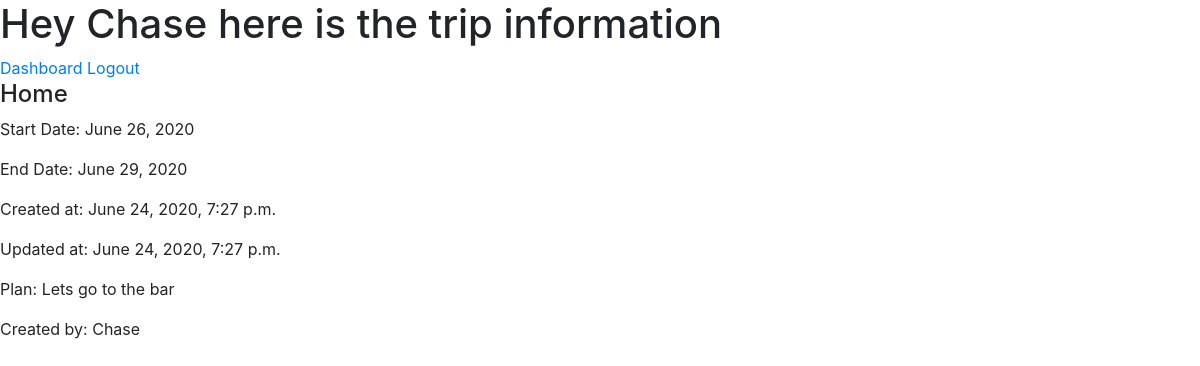
The page /trip_info/2 (signed in) on the database its author committed.
### Main/models.py (models this page shows)
class User(models.Model):
    first_name = models.CharField(max_length=30)
    last_name = models.CharField(max_length=30)
    email = models.CharField(max_length=50)
    password = models.CharField(max_length=100)
    confirmPW = models.CharField(max_length=100)
    objects = UserManager()
    created_at = models.DateTimeField(auto_now_add=True)
    updated_at = models.DateTimeField(auto_now=True)

class Trip(models.Model):
    destination = models.CharField(max_length=64)
    start_date = models.DateField()
    end_date = models.DateField()
    plan = models.TextField()
    createdBy = models.ForeignKey(User, related_name="createdBy", on_delete=models.CASCADE)
    trips = models.ForeignKey(User, null=True, related_name='trips', on_delete=models.CASCADE)
    created_at = models.DateTimeField(auto_now_add=True)
    updated_at = models.DateTimeField(auto_now=True)
    objects = TripManager()

### Main/views.py (the view)
# urls.py: path('trip_info/<int:id>', views.trip_info),
def trip_info(request, id):
    context = {
        'user': User.objects.get(id=request.session['userid']),
        'trip': Trip.objects.get(id=id),
        'trips': Trip.objects.all(),
    }
    return render(request, 'trip_info.html', context)

### Main/templates/trip_info.html (shortened to what this page needs)
<!doctype html>
<html lang="en">
  <head>
    <link rel="stylesheet" href="https://stackpath.bootstrapcdn.com/bootstrap/4.3.1/css/bootstrap.min.css">
  </head>
  <body>
    <h1>Hey {{user.first_name}} here is the trip information</h1>
    <div>
        <a href="/dashboard">Dashboard</a>
        <a href="/logout">Logout</a>
        <h4>{{trip.destination}}</h4>
        <p>Start Date: {{trip.start_date}}</p>
        <p>End Date: {{trip.end_date}}</p>
        <p>Created at: {{trip.created_at}}</p>
        <p>Updated at: {{trip.updated_at}}</p>
        <p>Plan: {{trip.plan}}</p>
        <p>Created by: {{trip.createdBy.first_name}}</p>
    </div>
  </body>
</html>

### rows shown on the page
User: first_name "Chase"
Trip: destination "Home", start_date "June 26, 2020", end_date "June 29, 2020", created_at "June 24, 2020, 7:27 p.m.", updated_at "June 24, 2020, 7:27 p.m.", plan "Lets go to the bar", createdBy.first_name "Chase"
